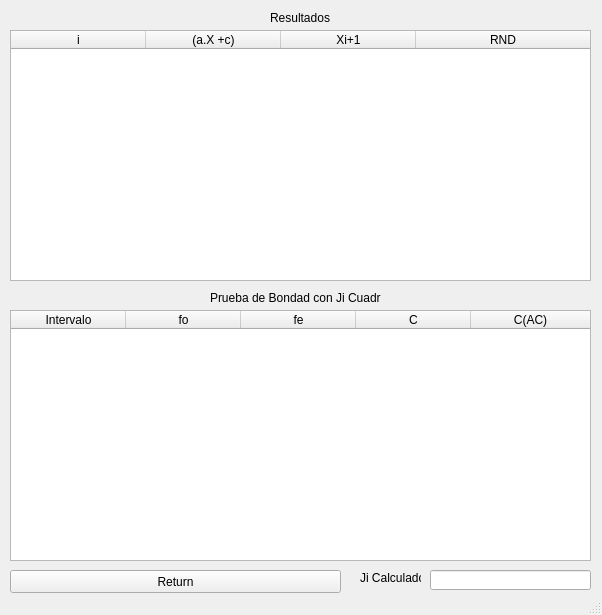
<?xml version="1.0" encoding="UTF-8"?>
<ui version="4.0">
 <class>SecondViewWindow</class>
 <widget class="QMainWindow" name="SecondViewWindow">
  <property name="geometry">
   <rect>
    <x>0</x>
    <y>0</y>
    <width>602</width>
    <height>615</height>
   </rect>
  </property>
  <property name="windowTitle">
   <string>MainWindow</string>
  </property>
  <widget class="QWidget" name="centralwidget">
   <widget class="QLabel" name="resultLbl">
    <property name="geometry">
     <rect>
      <x>270</x>
      <y>10</y>
      <width>61</width>
      <height>16</height>
     </rect>
    </property>
    <property name="text">
     <string>Resultados</string>
    </property>
   </widget>
   <widget class="QLabel" name="jcTitleLbl">
    <property name="geometry">
     <rect>
      <x>210</x>
      <y>290</y>
      <width>171</width>
      <height>16</height>
     </rect>
    </property>
    <property name="text">
     <string>Prueba de Bondad con Ji Cuadrado</string>
    </property>
   </widget>
   <widget class="QLabel" name="JcLbl">
    <property name="geometry">
     <rect>
      <x>360</x>
      <y>570</y>
      <width>61</width>
      <height>16</height>
     </rect>
    </property>
    <property name="text">
     <string>Ji Calculado</string>
    </property>
   </widget>
   <widget class="QPushButton" name="return_2">
    <property name="geometry">
     <rect>
      <x>10</x>
      <y>570</y>
      <width>331</width>
      <height>23</height>
     </rect>
    </property>
    <property name="text">
     <string>Return</string>
    </property>
   </widget>
   <widget class="QTableWidget" name="resultTable">
    <property name="geometry">
     <rect>
      <x>10</x>
      <y>30</y>
      <width>581</width>
      <height>251</height>
     </rect>
    </property>
    <property name="autoScroll">
     <bool>true</bool>
    </property>
    <property name="editTriggers">
     <set>QAbstractItemView::NoEditTriggers</set>
    </property>
    <property name="dragDropOverwriteMode">
     <bool>false</bool>
    </property>
    <property name="selectionMode">
     <enum>QAbstractItemView::NoSelection</enum>
    </property>
    <property name="selectionBehavior">
     <enum>QAbstractItemView::SelectRows</enum>
    </property>
    <property name="gridStyle">
     <enum>Qt::SolidLine</enum>
    </property>
    <property name="wordWrap">
     <bool>false</bool>
    </property>
    <attribute name="horizontalHeaderVisible">
     <bool>true</bool>
    </attribute>
    <attribute name="horizontalHeaderCascadingSectionResizes">
     <bool>false</bool>
    </attribute>
    <attribute name="horizontalHeaderDefaultSectionSize">
     <number>135</number>
    </attribute>
    <attribute name="horizontalHeaderHighlightSections">
     <bool>false</bool>
    </attribute>
    <attribute name="horizontalHeaderShowSortIndicator" stdset="0">
     <bool>false</bool>
    </attribute>
    <attribute name="horizontalHeaderStretchLastSection">
     <bool>true</bool>
    </attribute>
    <attribute name="verticalHeaderVisible">
     <bool>false</bool>
    </attribute>
    <attribute name="verticalHeaderDefaultSectionSize">
     <number>20</number>
    </attribute>
    <column>
     <property name="text">
      <string>i</string>
     </property>
    </column>
    <column>
     <property name="text">
      <string>(a.X +c)</string>
     </property>
    </column>
    <column>
     <property name="text">
      <string>Xi+1</string>
     </property>
    </column>
    <column>
     <property name="text">
      <string>RND</string>
     </property>
    </column>
   </widget>
   <widget class="QTableWidget" name="jiCuadradoTable">
    <property name="geometry">
     <rect>
      <x>10</x>
      <y>310</y>
      <width>581</width>
      <height>251</height>
     </rect>
    </property>
    <property name="editTriggers">
     <set>QAbstractItemView::NoEditTriggers</set>
    </property>
    <property name="dragDropOverwriteMode">
     <bool>false</bool>
    </property>
    <property name="selectionMode">
     <enum>QAbstractItemView::NoSelection</enum>
    </property>
    <property name="selectionBehavior">
     <enum>QAbstractItemView::SelectRows</enum>
    </property>
    <property name="wordWrap">
     <bool>false</bool>
    </property>
    <attribute name="horizontalHeaderDefaultSectionSize">
     <number>115</number>
    </attribute>
    <attribute name="horizontalHeaderHighlightSections">
     <bool>false</bool>
    </attribute>
    <attribute name="horizontalHeaderStretchLastSection">
     <bool>true</bool>
    </attribute>
    <attribute name="verticalHeaderVisible">
     <bool>false</bool>
    </attribute>
    <attribute name="verticalHeaderDefaultSectionSize">
     <number>20</number>
    </attribute>
    <column>
     <property name="text">
      <string>Intervalo</string>
     </property>
    </column>
    <column>
     <property name="text">
      <string>fo</string>
     </property>
    </column>
    <column>
     <property name="text">
      <string>fe</string>
     </property>
    </column>
    <column>
     <property name="text">
      <string>C</string>
     </property>
    </column>
    <column>
     <property name="text">
      <string>C(AC)</string>
     </property>
    </column>
   </widget>
   <widget class="QLineEdit" name="JiCuadradoBox">
    <property name="enabled">
     <bool>true</bool>
    </property>
    <property name="geometry">
     <rect>
      <x>430</x>
      <y>570</y>
      <width>161</width>
      <height>20</height>
     </rect>
    </property>
    <property name="sizePolicy">
     <sizepolicy hsizetype="Fixed" vsizetype="Fixed">
      <horstretch>0</horstretch>
      <verstretch>0</verstretch>
     </sizepolicy>
    </property>
    <property name="layoutDirection">
     <enum>Qt::LeftToRight</enum>
    </property>
    <property name="locale">
     <locale language="Spanish" country="Argentina"/>
    </property>
    <property name="dragEnabled">
     <bool>true</bool>
    </property>
    <property name="readOnly">
     <bool>true</bool>
    </property>
   </widget>
  </widget>
  <widget class="QStatusBar" name="statusbar"/>
 </widget>
 <resources/>
 <connections/>
</ui>
